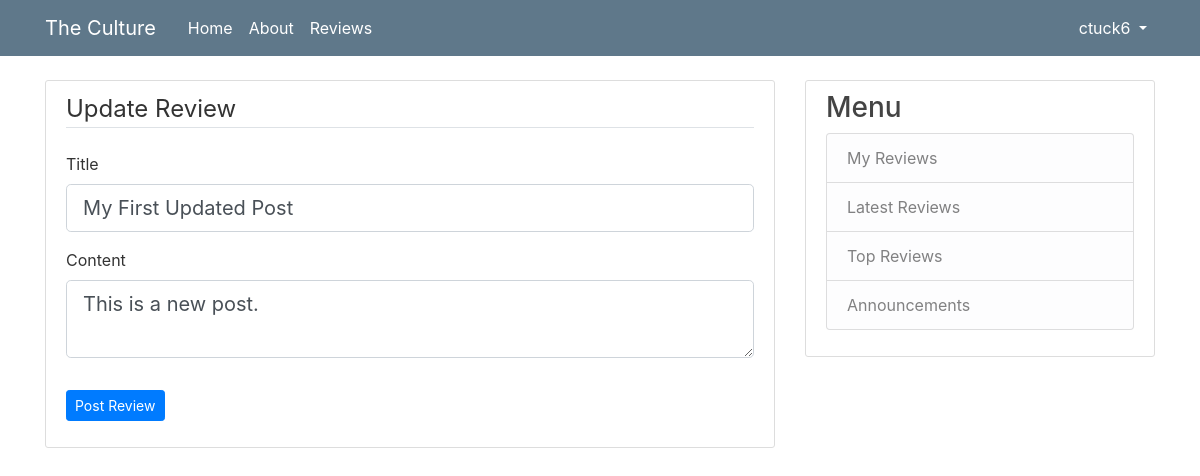
Screenshot of /review/1/update (signed in) with the database file from the repository.
### app/database.py (models this page shows, shortened)
class User(db.Model, UserMixin):
    id = db.Column(db.Integer, primary_key = True)
    username = db.Column(db.String(20), unique = True, nullable = False)
    email = db.Column(db.String(50), unique = True, nullable = False)
    image_file = db.Column(db.String(20), unique = False, nullable = False, default = "default_" + str(random.randint(1, 5)) + ".jpg")
    password = db.Column(db.String(20), nullable = False)
    reviews = db.relationship("Review", backref = "author", lazy = True)

class Review(db.Model):
    id = db.Column(db.Integer, primary_key = True)
    title = db.Column(db.String(100), nullable = False)
    date_posted = db.Column(db.DateTime, nullable = False, default = datetime.utcnow)
    body = db.Column(db.Text, nullable = False)
    userId = db.Column(db.Integer, db.ForeignKey('user.id'), nullable = False)

### app/reviews/routes.py (the view)
@reviews.route("/review/<int:review_id>/update",  methods = ["GET", "POST"])
@login_required
def update_review(review_id):
	review = Review.query.get_or_404(review_id)
	if review.author != current_user:
		abort(403)
	form = ReviewForm()
	if form.validate_on_submit():
		review.title = form.title.data
		review.body = form.body.data
		db.session.commit()
		flash("Your post has been updated!", "success")
		return redirect(url_for("reviews.review", review_id = review.id))
	elif request.method == "GET":
		form.title.data = review.title
		form.body.data = review.body
	return render_template("create_review.html", legend = "Update Review", form = form)

### app/reviews/forms.py
class ReviewForm(FlaskForm):
	title = StringField("Title", validators = [DataRequired()])
	body = TextAreaField("Content", validators = [DataRequired()])
	submit = SubmitField("Post Review")

### app/database.py (called while the page is built)
@loginManager.user_loader
def loadUser(userId):
	return User.query.get(int(userId))

### app/templates/create_review.html (shortened to what this page needs)
{% extends "layout.html" %}
{% block content %}
	<body>
	  <div class="content-section">
	    <form action="" class="form-group col-xs-3" method="POST">
	      <fieldset class="form-group">
	        <legend class="border-bottom mb-4">{{ legend }}</legend>
	        <div class="form-group">
	          {{ form.title.label(class="form-control-label") }}
	          {% if form.title.errors %}
	            {{ form.title(class="form-control form-control-lg is-invalid") }}
	            <div class="invalid-feedback">
	              {% for error in form.title.errors %}
	                <span>{{ error }}</span>
	              {% endfor %}
	            </div>
	          {% else %}
	            {{ form.title(class="form-control form-control-lg") }}
	          {% endif %}
	        </div>
	        <div class="form-group">
	          {{ form.body.label(class="form-control-label") }}
	          {% if form.body.errors %}
	            {{ form.body(class="form-control form-control-lg is-invalid") }}
	            <div class="invalid-feedback">
	              {% for error in form.body.errors %}
	                <span>{{ error }}</span>
	              {% endfor %}
	            </div>
	          {% else %}
	            {{ form.body(class="form-control form-control-lg") }}
	          {% endif %}
	        </div>
	      </fieldset>
	      <div class="form-group">
	        {{ form.submit(class="btn btn-primary btn-sm") }}
	      </div>
	    </form>
	  </div>
	</body>
{% endblock content %}

### app/templates/layout.html (shortened to what this page needs)
<!DOCTYPE html>
<html>
<head>
	<link rel="stylesheet" href="https://maxcdn.bootstrapcdn.com/bootstrap/4.0.0/css/bootstrap.min.css">
	<link rel="stylesheet" type="text/css" href="{{ url_for('static', filename='main.css') }}">
	<link href="https://maxcdn.bootstrapcdn.com/font-awesome/4.7.0/css/font-awesome.min.css" rel="stylesheet">
</head>
<body>
	<header class="site-header">
	  <nav class="navbar navbar-expand-md navbar-dark bg-steel fixed-top">
	    <div class="container">
	      <a class="navbar-brand mr-4" href="{{ url_for('main.home') }}">The Culture</a>
	      <div class="collapse navbar-collapse" id="navbarToggle">
	        <div class="navbar-nav mr-auto">
	          <a class="nav-item nav-link" href="{{ url_for('main.home') }}">Home</a>
	          <a class="nav-item nav-link" href="{{ url_for('main.about') }}">About</a>
	          <a class="nav-item nav-link" href="{{ url_for('reviews.show_reviews') }}">Reviews</a>
	        </div>
	        <div class="navbar-nav">
	          {% if current_user.is_authenticated %}
	            <li class="dropdown show">
	              <a class="nav-item nav-link dropdown-toggle" href="#" role="button" id="dropdownMenuLink" data-toggle="dropdown" aria-haspopup="true" aria-expanded="false">
	                {{ current_user.username }}
	              </a>
	            </li>
	          {% else %}
	            <a class="nav-item nav-link" href="{{ url_for('users.login') }}"><span class="fa fa-sign-in"></span> Login</a>
	            <a class="nav-item nav-link" href="{{ url_for('users.register') }}"><span class="fa fa-pencil"></span> Sign Up</a>
	          {% endif %}
	        </div>
	      </div>
	    </div>
	  </nav>
	</header>
	<main role="main" class="container">
	  <div class="row">
	    <div class="col-md-8">
		  {% block content %}{% endblock content %}
	    </div>
        {% if request.path != url_for('users.register') and request.path != url_for('users.login') %}
          <div class="col-md-4">
            <div class="content-section">
              <h3>Menu</h3>
              <ul class="list-group">
              	{% if current_user.is_authenticated %}
              		<a class="list-group-item list-group-item-light" href="{{ url_for('users.user_reviews', username = current_user.username) }}">My Reviews</a>
              	{% endif %}
                <a class="list-group-item list-group-item-light" href="{{ url_for('reviews.latest_reviews') }}">Latest Reviews</a>
                <a class="list-group-item list-group-item-light" href="#">Top Reviews</a>
                <a class="list-group-item list-group-item-light" href="#">Announcements</a>
              </ul>
            </div>
          </div>
        {% endif %}
      </div>
    </main>
</body>
</html>

### app/static/main.css (style rules this page uses)
body { background: #ffffff; color: #333333; margin-top: 5rem; }
h1, h2, h3, h4, h5, h6 { color: #444444; }
.bg-steel { background-color: #5f788a; }
.site-header .navbar-nav .nav-link { color: #FFFFFF; }
.content-section { background: #ffffff; padding: 10px 20px; border: 1px solid #dddddd; border-radius: 3px; margin-bottom: 20px; }

### rows the page displays
User: username "ctuck6"
Review: title "My First Updated Post", body "This is a new post."

### other values shown
{{ legend }} "Update Review"
